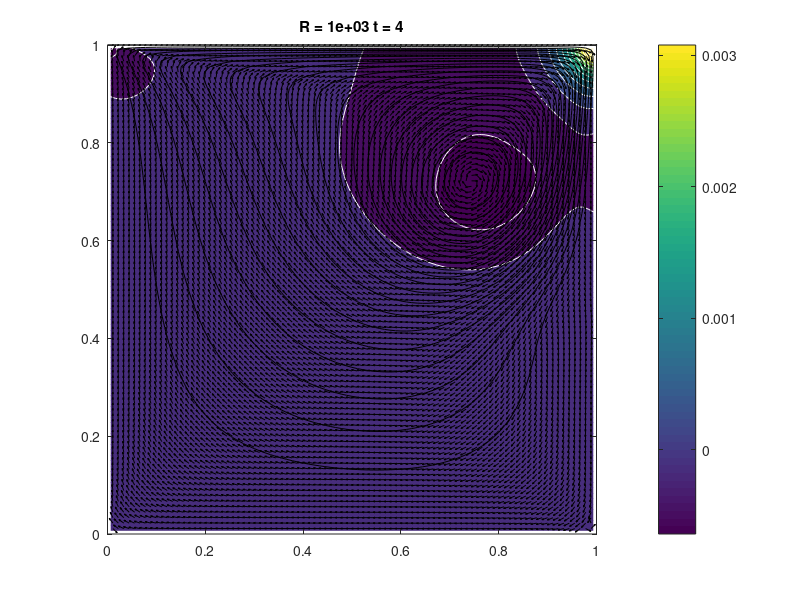

MATLAB code to generate this figure:
% Solves the incompressible Navier-Stokes equations in a
% rectangular domain with prescribed velocities along the
% boundary. The solution method is finite differencing on
% a staggered grid with implicit diffusion and a Chorin
% projection method for the pressure.
% Visualization is done by a colormap-isoline plot for
% pressure and normalized quiver and streamline plot for
% the velocity field.
% The standard setup solves a lid driven cavity problem.
%-----------------------------------------------------------------------
R = 1000; % Reynolds number
dt = 0.01; % time step
tf = 4; % final time
lx = 1; % width of box
ly = 1; % height of box
nx = 90; % number of x-gridpoints
ny = 90; % number of y-gridpoints
nsteps = 10; % number of steps with graphic output
%-----------------------------------------------------------------------
nt = ceil(tf/dt);
dt = tf/nt;
x = linspace(0,lx,nx+1); hx = lx/nx;
y = linspace(0,ly,ny+1); hy = ly/ny;
[X,Y] = meshgrid(y,x);
%-----------------------------------------------------------------------
function B = avg(A,k)
if nargin<2, k = 1; end
if size(A,1)==1, A = A'; end
if k<2, B = (A(2:end,:)+A(1:end-1,:))/2; else, B = avg(A,k-1); end
if size(A,2)==1, B = B'; end
end

function A = K1(n,h,a11)
% a11: Neumann=1, Dirichlet=2, Dirichlet mid=3;
A = spdiags([-1 a11 0;ones(n-2,1)*[-1 2 -1];0 a11 -1],-1:1,n,n)'/h^2;end

%--------------------------------------------------------------------------
% initial conditions
U = zeros(nx-1,ny); V = zeros(nx,ny-1);
% boundary conditions
uN = x*0+1; vN = avg(x)*0;
uS = x*0; vS = avg(x)*0;
uW = avg(y)*0; vW = y*0;
uE = avg(y)*0; vE = y*0;
%-----------------------------------------------------------------------
Ubc = dt/R*([2*uS(2:end-1)' zeros(nx-1,ny-2) 2*uN(2:end-1)']/hx^2+...
[uW;zeros(nx-3,ny);uE]/hy^2);
Vbc = dt/R*([vS' zeros(nx,ny-3) vN']/hx^2+...
[2*vW(2:end-1);zeros(nx-2,ny-1);2*vE(2:end-1)]/hy^2);

fprintf('initialization')
Lp = kron(speye(ny),K1(nx,hx,1))+kron(K1(ny,hy,1),speye(nx));
Lp(1,1) = 3/2*Lp(1,1);
perp = symamd(Lp); Rp = chol(Lp(perp,perp)); Rpt = Rp';
Lu = speye((nx-1)*ny)+dt/R*(kron(speye(ny),K1(nx-1,hx,2))+...
kron(K1(ny,hy,3),speye(nx-1)));
peru = symamd(Lu); Ru = chol(Lu(peru,peru)); Rut = Ru';

Lv = speye(nx*(ny-1))+dt/R*(kron(speye(ny-1),K1(nx,hx,3))+...
kron(K1(ny-1,hy,2),speye(nx)));
perv = symamd(Lv); Rv = chol(Lv(perv,perv)); Rvt = Rv';
Lq = kron(speye(ny-1),K1(nx-1,hx,2))+kron(K1(ny-1,hy,2),speye(nx-1));
perq = symamd(Lq); Rq = chol(Lq(perq,perq)); Rqt = Rq';

fprintf(', time loop\n--20%%--40%%--60%%--80%%-100%%\n')
for k = 1:nt
%nonlinear terms
gamma = min(1.2*dt*max(max(max(abs(U)))/hx,max(max(abs(V)))/hy),1);
Ue = [uW;U;uE]; Ue = [2*uS'-Ue(:,1) Ue 2*uN'-Ue(:,end)];
Ve = [vS' V vN']; Ve = [2*vW-Ve(1,:);Ve;2*vE-Ve(end,:)];
Ua = avg(Ue')'; Ud = diff(Ue')'/2;
Va = avg(Ve); Vd = diff(Ve)/2;
UVx = diff(Ua.*Va-gamma*abs(Ua).*Vd)/hx;
UVy = diff((Ua.*Va-gamma*Ud.*abs(Va))')'/hy;
Ua = avg(Ue(:,2:end-1)); Ud = diff(Ue(:,2:end-1))/2;
Va = avg(Ve(2:end-1,:)')'; Vd = diff(Ve(2:end-1,:)')'/2;
U2x = diff(Ua.^2-gamma*abs(Ua).*Ud)/hx;
V2y = diff((Va.^2-gamma*abs(Va).*Vd)')'/hy;
U = U-dt*(UVy(2:end-1,:)+U2x);
V = V-dt*(UVx(:,2:end-1)+V2y);

% implicit viscosity
rhs = reshape(U+Ubc,[],1);
u(peru) = Ru\(Rut\rhs(peru));
U = reshape(u,nx-1,ny);
rhs = reshape(V+Vbc,[],1);
v(perv) = Rv\(Rvt\rhs(perv));
V = reshape(v,nx,ny-1);

% pressure correction
rhs = reshape(diff([uW;U;uE])/hx+diff([vS' V vN']')'/hy,[],1);
p(perp) = -Rp\(Rpt\rhs(perp));
P = reshape(p,nx,ny);
U = U-diff(P)/hx;
V = V-diff(P')'/hy;

% visualization
if floor(25*k/nt)>floor(25*(k-1)/nt), fprintf('.'), end
if k==1|floor(nsteps*k/nt)>floor(nsteps*(k-1)/nt)

% stream function
rhs = reshape(diff(U')'/hy-diff(V)/hx,[],1);
q(perq) = Rq\(Rqt\rhs(perq));
Q = zeros(nx+1,ny+1);
Q(2:end-1,2:end-1) = reshape(q,nx-1,ny-1);
clf, contourf(avg(x),avg(y),P',20,'w-'),
hold on
contour(x,y,Q',20,'k-');
Ue = [uS' avg([uW;U;uE]')' uN'];
Ve = [vW;avg([vS' V vN']);vE];
Len = sqrt(Ue.^2+Ve.^2+eps);
quiver(x,y,(Ue./Len)',(Ve./Len)',0.8,'k-')
hold off, axis equal, axis([0 lx 0 ly])
p = sort(p); caxis(p([8 end-7]))

title(sprintf('R = %0.1g t = %0.2g',R,k*dt))
colorbar
drawnow
end
end

fprintf('\n')
%=======================================================================

